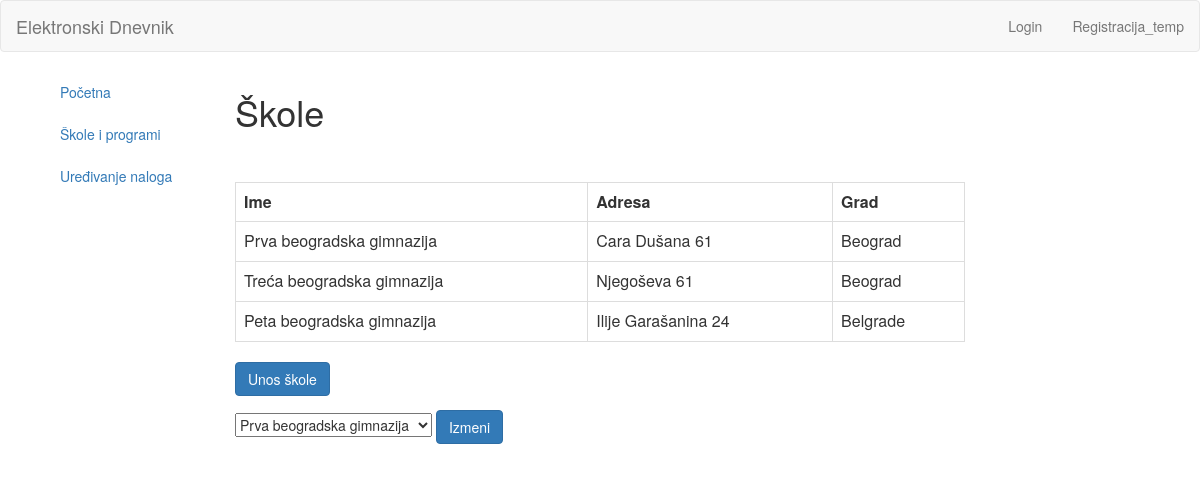
Screenshot of /index.php/administrator/skole with the database file from the repository.
### tables this page shows
CREATE TABLE `skola` (
  `id` int(11) NOT NULL,
  `ime` varchar(255) NOT NULL,
  `adresa` varchar(255) NOT NULL,
  `grad` varchar(255) NOT NULL
);

### application/controllers/Administrator.php (called while the page is built, shortened)
<?php
	class Administrator extends CI_Controller{
		public function skole(){
			$data['title'] = 'Škole';
			$data['skole'] = $this->Administrator_model->getSkole();
			$this->form_validation->set_rules('skola', 'Skola', 'required');
			if($this->form_validation->run() === FALSE){
				$this->load->view('templates/header');
				$this->load->view('administrator/skole', $data);
				$this->load->view('templates/footer');
			}
			else{
				$this->izmenaSkole($this->input->post('skola'));
			}
		}
	}

### index.php (called while the page is built, shortened)
<?php
require_once BASEPATH.'core/CodeIgniter.php';

### application/models/Administrator_model.php (called while the page is built, shortened)
<?php
	class Administrator_model extends CI_Model{
		public function getSkole(){
			$query = $this->db->get("skola");
			return $query;
		}
	}

### application/views/administrator/skole.php (the view)
<div class="col col-lg-2 col-md-3 col-sm-3 col-xs-12 left-container">
	<div class="tm-left-inner-container">
		<ul class="nav nav-stacked css-nav">
			<li><a href="<?php echo base_url(); ?>administrator">Početna</a></li>
			<li><a href="<?php echo base_url(); ?>administrator/skole">Škole i programi</a></li>
			<li><a href="<?php echo base_url(); ?>administrator/uredjivanje">Uređivanje naloga</a></li>
		</ul>
	</div>
</div>
<div class="col col-lg-8 col-md-7 col-sm-7 col-xs-12 right-container">
	<div class="tm-right-inner-container">
		<h1><?php echo $title; ?></h1>
		<br><br>
		<table class = "table table-bordered">
			<tr colspan = "5">
				<td><strong>Ime</strong></td>
				<td><strong>Adresa</strong></td>
				<td><strong>Grad</strong></td>
			</tr>
			<?php
			foreach($skole->result() as $row)
			{
				?>
				<tr>
					<td> <?php echo $row->ime; ?> </td>
					<td> <?php echo $row->adresa; ?> </td>
					<td> <?php echo $row->grad; ?> </td>
				</tr>
				<?php
			}
			?>
		</table>
		<form action="<?php echo base_url(); ?>administrator/unosSkole">
			<button type="submit" class="btn btn-primary" />Unos škole</button>
		</form>
		<?php echo form_open('administrator/skole'); ?>
			<form action="<?php echo base_url(); ?>administrator/izmenaSkole">
				<?php
					echo "<select name='skola'>";
					foreach($skole->result() as $row) {
					?>
						echo "<option value="<?php echo $row->id; ?>"><?php echo $row->ime; ?></option>";
					<?php
					}
					echo "</select>";
				?>
				<button type="submit" class="btn btn-primary" />Izmeni</button>
			</form>
		<?php echo form_close(); ?>
	</div>
</div>

### rows the page displays
skola: ime "Prva beogradska gimnazija", adresa "Cara Dušana 61", grad "Beograd"
skola: ime "Treća beogradska gimnazija", adresa "Njegoševa 61", grad "Beograd"
skola: ime "Peta beogradska gimnazija", adresa "Ilije Garašanina 24", grad "Belgrade"

### other values shown
$title "Škole"
form field skola "Prva beogradska gimnazija"
